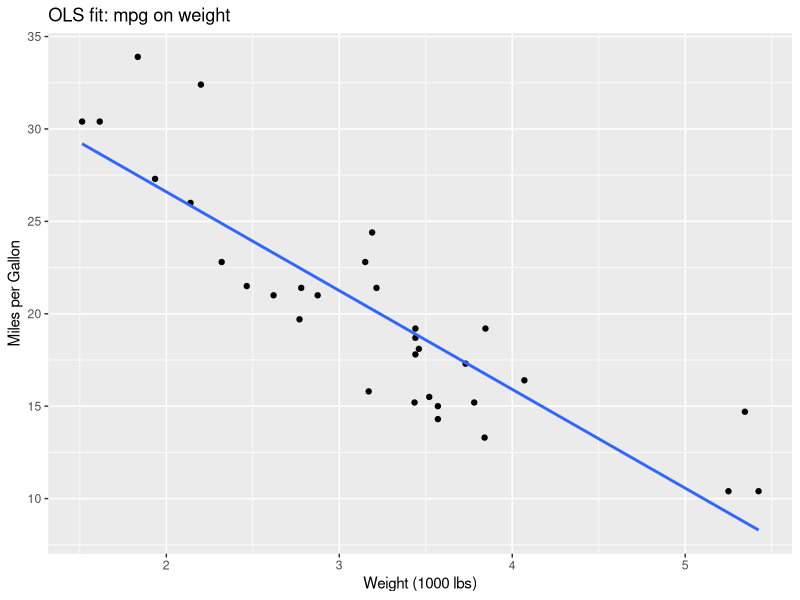

Recreate this plot in R.
## =====================================================
## 1. Setup environment & load packages
## =====================================================

# Optional: set working directory to current script location (RStudio)
if (requireNamespace("rstudioapi", quietly = TRUE)) {
  setwd(dirname(rstudioapi::getActiveDocumentContext()$path))
}

# Load required package
# install.packages("ggplot2")
library(ggplot2)

## =====================================================
## 2. Load data and estimate OLS regression
## =====================================================

# Load the mtcars dataset
data(mtcars)

# Estimate OLS regression of mpg on wt
model <- lm(mpg ~ wt, data = mtcars)

# Print regression summary
summary(model)

## =====================================================
## 3. Create ggplot object (scatter + fitted line)
## =====================================================

p_ols <- ggplot(mtcars, aes(x = wt, y = mpg)) +
  geom_point() +
  geom_smooth(method = "lm", se = FALSE, linewidth = 1) +
  labs(
    x = "Weight (1000 lbs)",
    y = "Miles per Gallon",
    title = "OLS fit: mpg on weight"
  )  

## =====================================================
## 4. Save 6x4 inch figure to figures/ols-mtcars
## =====================================================

ggsave(filename = "ols-mtcars.png", 
       plot = p_ols, width = 6, height = 4, units = "in")

## =====================================================
## 5. Perform ANOVA on the regression model
## =====================================================


anova_result <- anova(model)

# Print the results
print(anova_result)
